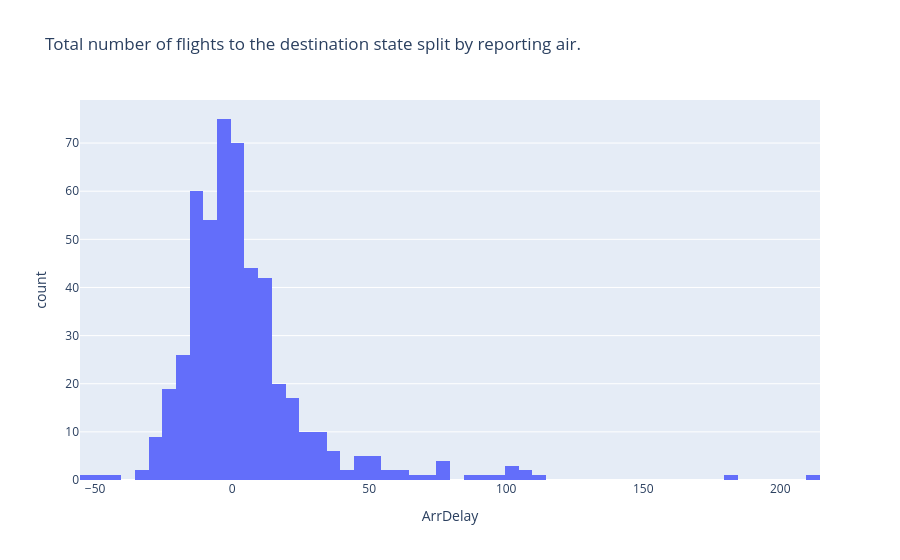

Notebook code cell kept with this figure:
### Code cell
fig = px.histogram(data, x="ArrDelay",title="Total number of flights to the destination state split by reporting air.")
fig.show()

### Figure 1 — Plotly figure (JSON) as saved in the notebook; plotly's stock layout.template omitted (floating-point values rounded to 4 significant figures; data arrays with more than 128 entries replaced by an {"elided": "..."} marker saying what was removed)
{"data": [{"bingroup": "x", "hovertemplate": "ArrDelay=%{x}<br>count=%{y}<extra></extra>", "legendgroup": "", "marker": {"color": "#636efa", "pattern": {"shape": ""}}, "name": "", "orientation": "v", "showlegend": false, "type": "histogram", "x": {"elided": "500 float values"}, "xaxis": "x", "yaxis": "y"}], "layout": {"barmode": "relative", "legend": {"tracegroupgap": 0}, "title": {"text": "Total number of flights to the destination state split by reporting air."}, "xaxis": {"anchor": "y", "domain": [0, 1], "title": {"text": "ArrDelay"}}, "yaxis": {"anchor": "x", "domain": [0, 1], "title": {"text": "count"}}}}
